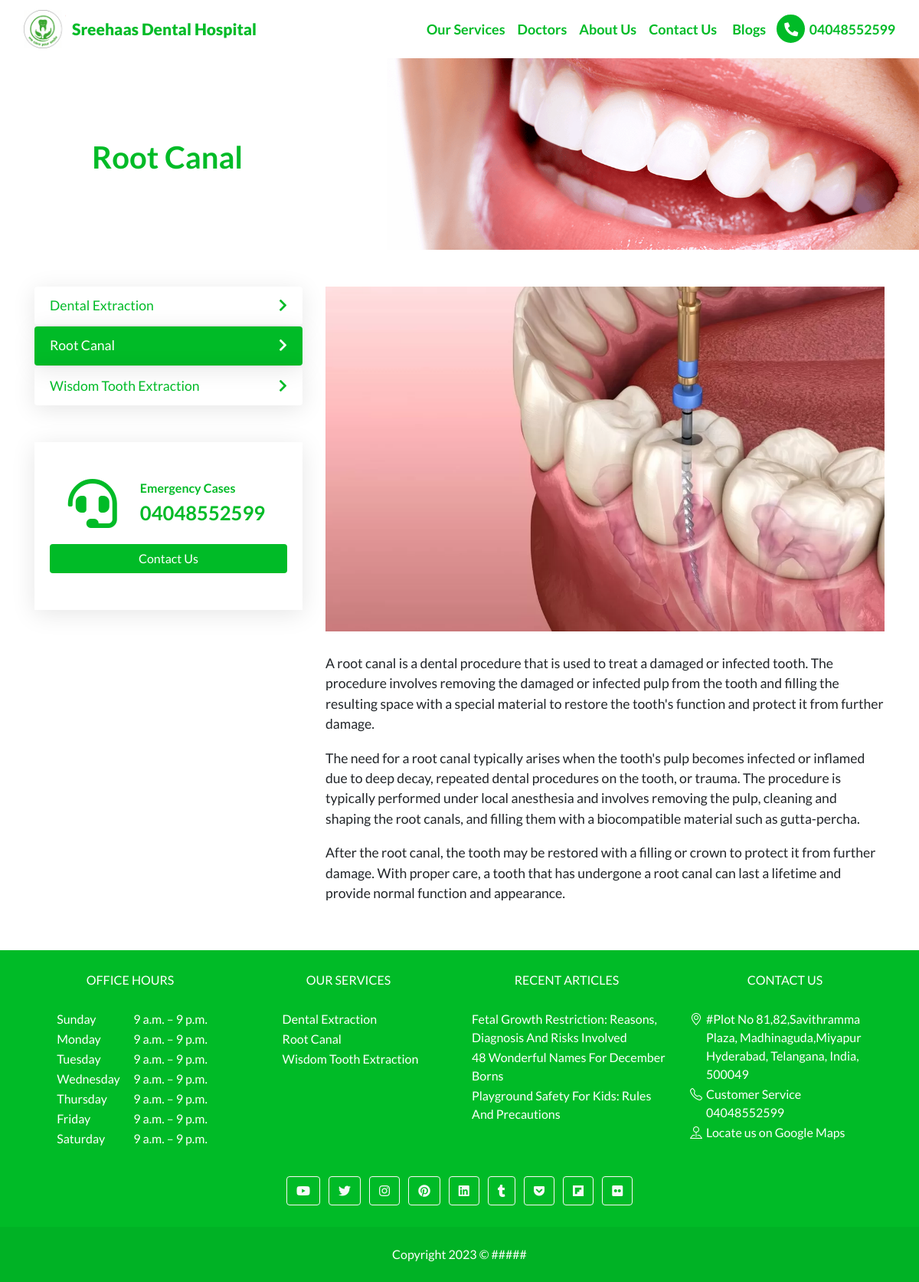
Screenshot of /services/root-canal/ with the database file from the repository.
### web_app/models.py (models this page shows, shortened)
class CustomSiteContent(models.Model):
    STATUS_CHOICE = (
        ("draft", "Draft"),
        ("published", "Published")
    )
    site_name = models.CharField(max_length=255)
    site_url = models.CharField(max_length=255)
    logo = models.ImageField(upload_to="logo/")
    favicon = models.ImageField(upload_to="logo/")
    nav_brand_html = RichTextUploadingField()
    nav_html = RichTextUploadingField()
    footer_html = RichTextUploadingField(null=True, blank=True)
    nav_icon_html = models.CharField(max_length=255, null=True, blank=True)
    social_links_html = models.TextField(null=True, blank=True)
    script = models.TextField(null=True, blank=True)
    copyright_text = models.CharField(max_length=255, null=True, blank=True)
    status = models.CharField(max_length=20, choices=STATUS_CHOICE, default="draft")
    created_at = models.DateTimeField(auto_now_add=True)
    updated_at = models.DateTimeField(auto_now=True)

class Service(models.Model):
    STATUS_CHOICE = (
        ("draft", "Draft"),
        ("published", "Published")
    )
    name = models.CharField(max_length=255)
    slug = models.SlugField(max_length=255)
    type = models.CharField(max_length=255)
    additional_type= models.CharField(max_length=255, null=True, blank=True, help_text="https://en.wikipedia.org/wiki/Clear_aligners")
    brand= models.CharField(max_length=100, null=True, blank=True)
    description = models.TextField()
    disambiguating_description = models.CharField(max_length=255, null=True, blank=True)
    image = models.ImageField(upload_to='images')
    image_caption = models.CharField(max_length=255)
    potential_action = models.CharField(max_length=255, null=True, blank=True, help_text="Call for a free consultation")
    is_part_of=models.URLField(max_length=255, default="https://soumyahospitals.com")
    reviewed_by = models.ForeignKey(Doctor, on_delete=models.CASCADE, related_name="service_reviewed_by")
    content = RichTextUploadingField(help_text="content will display in frontend only")
    status = models.CharField(max_length=20, choices=STATUS_CHOICE, default="Draft")

class ContactPoint(models.Model):
    business = models.ForeignKey(Business, on_delete=models.CASCADE)
    type = models.CharField(max_length=255,default="ContactPoint")
    contactType = models.CharField(max_length=255)
    telephone = models.CharField(max_length=255)
    email = models.CharField(max_length=255)

class OpeningHours(models.Model):
    business = models.ForeignKey(Business, on_delete=models.CASCADE)
    day = models.CharField(max_length=255, choices=STATUS_CHOICE)
    timming = models.CharField(max_length=255)

class Adress(models.Model):
    business = models.ForeignKey(Business, on_delete=models.CASCADE, default="PostalAddress")
    type = models.CharField(max_length=255)
    postalCode = models.CharField(max_length=255)
    addressRegion = models.CharField(max_length=255)
    addressCountry = models.CharField(max_length=255)
    streetAddress = models.CharField(max_length=500)
    addressLocality = models.CharField(max_length=500)

### guides/models.py (models this page shows, shortened)
class Blog(models.Model):
    STATUS_CHOICE = (
        ("draft", "Draft"),
        ("published", "Published")
    )
    meta_title = models.CharField(max_length=500)
    meta_desc = models.CharField(max_length=500)
    url_slug = models.SlugField(max_length=500, unique=True)
    content = RichTextUploadingField()
    toc = RichTextUploadingField(verbose_name="Table of Content", null=True, blank=True)
    featured_image = models.ImageField(upload_to="guides_featured_image/",null=True,blank=True)
    category = models.CharField(max_length=255, null=True, blank=True)
    publisher = models.ForeignKey(Business, on_delete=models.CASCADE)
    created_by = models.ForeignKey(Doctor, on_delete=models.CASCADE, related_name="blog_created_by")
    reviewed_by = models.ForeignKey(Doctor, on_delete=models.CASCADE, related_name="blog_reviewed_by")
    reviewed_at = models.DateTimeField()
    auto_gen_toc = models.BooleanField(verbose_name="Auto Generate Table of Content",default=True)
    status = models.CharField(max_length=20, choices=STATUS_CHOICE, default="Draft")
    category_slug = models.SlugField(max_length=255, null=True, blank=True)
    created_at = models.DateTimeField(auto_now_add=True)
    updated_at = models.DateTimeField(auto_now=True)

### web_app/views.py (the view)
# urls.py: path('services/<slug:service_name>/',services,name='services'),
def services(requests,service_name):
    requests.extra_context = {"page_url" : "services/{{x}}"}
    service_obj = get_object_or_404(Service,slug=service_name,status="published")
    provider_obj = Business.objects.all().first()
    k=CustomPageContent.objects.filter(url="services/{{x}}")
    context={
        "service_obj":service_obj,
        "provider":provider_obj.map_id,
        "contact_number":provider_obj.contactpoint_set.all().first().telephone,
        "all_services": Service.objects.all(),
        "service_name":service_name,
        "customdata":k[0]
    }
    requests.extra_context["context"] = context
    return render(requests,template_name="web_app/service_page.html",context=context)

### web_app/utils.py (called while the page is built)
def renderTemplate(content,context):
    template = Template(content)
    context = Context(context)
    content = template.render(context)
    return content

### web_app/templates/web_app/service_page.html (shortened to what this page needs)
{% extends 'base.html' %}
{% load static %}
{% block style %}
<link rel="stylesheet" href="{% static 'css/services.css' %}">
{% endblock style %}
{% block body %}
<div class="container my-5">
    <div class="row">
        <div class="col-lg-4 order-lg-1 order-2 mt-lg-0 mt-5">
            <ul id="all-services">
                {% for service in all_services %}
                    <a href="{% url 'web_app:services' service.slug %}" style="text-decoration: none;">
                    {% if service.slug == service_name %}
                        <li class="primary-theme card-effect">
                            {{service.name}}
                            <i class="float-right mt-1 fas fa-chevron-right"></i>
                        </li>
                    {% else %}
                        <li class="card-effect">
                            {{service.name}}
                            <i class="float-right mt-1 fas fa-chevron-right"></i>
                        </li>
                    {% endif %}
                    </a>
                {% endfor %}
            </ul>
            <div class="card-effect mt-5 py-5" style="color: var(--primary-bg);">
                <div class="row justify-content-center">
                    <div class="col-auto">
                        <i class="fas fa-4x fa-headset"></i>
                    </div>
                    <div class="col-auto font-weight-bold">
                        <span>Emergency Cases</span>
                        <h2>{{contact_number}}</h2>
                    </div>
                </div>
                <a class="btn btn-default w-100 primary-theme mt-3" href="/contact-us/" role="button">Contact Us</a>
            </div>
        </div>
        <div class="col-lg-8 order-lg-2 order-1">
            <div class="img-bg-div" style="background-image: url('{{service_obj.image.url}}');"></div>
            <br>
            {{service_obj.content|safe}}
        </div>
    </div>
</div>
{% endblock body %}

### web_app/templates/base.html (shortened to what this page needs)
{% load static %}
<!doctype html>
<html lang="en">
<head>
    <link href="https://cdnjs.cloudflare.com/ajax/libs/font-awesome/5.15.1/css/all.min.css" rel="stylesheet" />
    <link rel="stylesheet" href="https://cdnjs.cloudflare.com/ajax/libs/bootstrap/4.6.2/css/bootstrap.min.css">
    <link rel="stylesheet" href="https://cdn.jsdelivr.net/npm/bootstrap-icons@1.10.3/font/bootstrap-icons.css">
    <link rel="stylesheet" href="{% static 'css/global.css' %}">
    <link rel="stylesheet" href="{% static 'css/admin.css' %}">
    {% block style %}
    {% endblock style %}
</head>
<body>
    <nav class="navbar navbar-expand-lg navbar-dark secondary-theme">
        <div class="container-fluid">
            <span class="navbar-brand">
                <a href="/">
                    {% if custom_site_content_obj.nav_brand_html %}
                        {{custom_site_content_obj.nav_brand_html|safe}}
                    {% endif %}
                </a>
            </span>
            <div class="collapse navbar-collapse" id="navbarToggler">
                {% if custom_site_content_obj.nav_html %}
                    {{custom_site_content_obj.nav_html|safe}}
                {% endif %}
            </div>
        </div>
    </nav>
    {% if request.path != "/" %}
    <div class="cover-img-bg-div" style="background-image: url('{{top_img.url}}');">
        <h1 class="title">{{cover_img_title}}</h1>
    </div>
    {% endif %}
    <div style="min-height: 70vh;">
    {% block body %}
    {% endblock body %}
    </div>
    <footer class="text-lg-start primary-theme">
        <section class="pt-4">
            <div class="container">
                <div class="row">
                    <div class="col-md-3 col-lg-3 col-xl-3 mx-auto mb-4">
                        <h6 class="text-center text-uppercase fw-bold mb-4">
                            Office Hours
                        </h6>
                        <table style="margin: auto;">
                            <tbody>
                                {% for i in oh %}
                                <tr>
                                    <td style="width:100px;">{{i.day}}</td>
                                    <td>{{i.timming}}</td>
                                </tr>
                                {% endfor %}
                            </tbody>
                        </table>
                    </div>
                     <div class="col-md-3 col-lg-3 col-xl-3 mx-auto mb-4">
                        <h6 class="text-center text-uppercase fw-bold mb-4">
                            Our Services
                        </h6>
                        <table style="margin: auto;">
                            <tbody>
                                {% for i in six_services_obj %}
                                <tr>
                                    <td><a href="{% url 'web_app:services' i.slug %}" target="_blank"  class="text-white">{{i.name}}</a></td>
                                </tr>
                                {% endfor %}
                            </tbody>
                        </table>
                    </div>
                      <div class="col-md-3 col-lg-3 col-xl-3 mx-auto mb-4">
                        <h6 class="text-center text-uppercase fw-bold mb-4">
                            Recent Articles
                        </h6>
                        <table style="margin: auto;">
                            <tbody>
                                {% for article in recent_articles %}
                                <tr>
                                    <td><a href="{% url 'guides:blog_url' article.url_slug %}" target="_blank"  class="text-white">{{article.meta_title}}</a></td>
                                </tr>
                                {% endfor %}
                            </tbody>
                        </table>
                    </div>
                    <div class="col-md-3 col-lg-3 col-xl-3 mx-auto mb-4">
                        <h6 class="text-center text-uppercase fw-bold mb-4">Contact Us</h6>
                         <table style="margin: auto;">
                            <tbody>
                                {% for i in add %}
                                <tr>
                                    <td style="vertical-align: top;width: 21px;"><i class="bi bi-geo-alt"></i></td>
                                    <td>{{i.streetAddress}}, {{i.addressLocality}}
                                        {{i.addressRegion}}, {{i.addressCountry}}, {{i.postalCode}}</td>
                                </tr>
                                {% endfor %}
                                {% for i in ct %}
                                <tr>
                                    <td style="vertical-align: top;width: 21px;"><i class="bi bi-telephone"></i></td>
                                    <td>{{i.contactType}}<br>{{i.telephone}}</td>
                                </tr>
                                {% endfor %}
                                <tr>
                                    <td style="vertical-align: top;width: 21px;"><i class="bi bi-pin-map"></i></i></td>
                                    <td style="word-break: break-all;"><a href="{{map_id}}" target="_blank"  class="text-white">Locate us on Google Maps</a></td>
                                </tr>
                            </tbody>
                        </table>
                    </div>
                </div>
            </div>
        </section>
        {% if custom_site_content_obj.social_links_html %}
            {{custom_site_content_obj.social_links_html|safe}}
        {% endif %}
        <div class="text-center p-4" style="background-color: rgba(0, 0, 0, 0.05);">
            {{custom_site_content_obj.copyright_text|safe}}
        </div>
    </footer>
</body>
</html>

### web_app/static/css/global.css (style rules this page uses)
:root { --primary-bg: #00BB27; --secondary-bg: white; --primary-text: white; --secondary-text: black; --gray-bg-light: #e9ecef; --gray-bg-dark: #dfe0e1; }
body { font-family: 'Lato', sans-serif; }
.primary-theme { background-color: var(--primary-bg) !important; color: var(--primary-text) !important; }
.secondary-theme { background-color: var(--secondary-bg) !important; color: var(--secondary-text) !important; }
.secondary-theme .nav-link { color: var(--primary-bg) !important; font-weight: 700; font-size: large; }
.round-icon i { padding: 10px; width: 41.2px; height: 41.2px; font-size: large; text-align: center; text-decoration: none; border: 2px solid; color: white; border-color: white; background-color: var(--primary-bg); border-radius: 50%; }
.secondary-theme a.round-icon { text-decoration: none; color: var(--primary-bg) !important; }
p { font-size: 1.1rem; padding-top: 5px; padding-bottom: 5px; margin-bottom: 0.5rem !important; }
li { font-size: 1.1rem; }
.h1, h1 { font-size: 1.8rem !important; font-weight: bold; }
.h2, h2 { font-size: 1.6rem !important; font-weight: bold; }
.h1, h1, .h2, h2, .h3, h3, .h4, h4, .h5, h5, .h6, h6 { padding-left: 0px; padding-right: 5px; padding-top: 5px; padding-bottom: 5px; margin-bottom: 0.25rem; }
.navbar-brand a { text-decoration: none; }
.navbar-brand .site-name { color:var(--primary-bg); font-weight: 900; text-align: center; font-size: 21px; }
.cover-img-bg-div { height: 250px; width: 100%; background-repeat: no-repeat; background-position: center; background-size: cover; color: var(--primary-bg); }
.cover-img-bg-div .title { position: relative; top: 40%; left: 10%; font-weight: bold; max-width: 50%; font-size: 2.5rem !important; }

### web_app/static/css/services.css (style rules this page uses)
.img-bg-div { height: 450px; width: 100%; background-repeat: no-repeat; background-position: center; background-size: cover; }
#all-services { list-style: none; padding-left: 0; margin-bottom: 0; }
.card-effect { padding: .75rem 1.25rem; box-shadow: 0px 5px 30px rgba(0, 0, 0, 0.1); }
#all-services li { cursor: pointer; color: var(--primary-bg); margin-bottom: 2px; border-radius: 4px; }

### rows the page displays
CustomSiteContent: nav_brand_html (picture), nav_brand_html "Sreehaas Dental Hospital", nav_html "Our Services Doctors About Us Contact Us Blogs 04048552599", copyright_text "Copyright 2023 © #####"
Service: name "Dental Extraction"
Service: name "Root Canal", image (picture), content "A root canal is a dental procedure that is used to treat a damaged or infected tooth. The procedure involves removing the damaged or infected pulp from the tooth and filling the resulting space with a special material to restore the tooth's function and protect it from further damage. The need for a root canal typically arises when the tooth's pulp becomes infected or inflamed due to deep decay, repeated dental procedures on the tooth, or trauma. The procedure is typically performed under local anesthesia and involves removing the pulp, cleaning and shaping the root canals, and filling them with a biocompatible material such as gutta-percha. After the root canal, the tooth may be restored…"
Service: name "Wisdom Tooth Extraction"
ContactPoint: telephone "04048552599", contactType "Customer Service"
OpeningHours: day "Sunday", timming "9 a.m. – 9 p.m."
OpeningHours: day "Monday", timming "9 a.m. – 9 p.m."
OpeningHours: day "Tuesday", timming "9 a.m. – 9 p.m."
OpeningHours: day "Wednesday", timming "9 a.m. – 9 p.m."
OpeningHours: day "Thursday", timming "9 a.m. – 9 p.m."
OpeningHours: day "Friday", timming "9 a.m. – 9 p.m."
OpeningHours: day "Saturday", timming "9 a.m. – 9 p.m."
Blog: meta_title "Fetal Growth Restriction: Reasons, Diagnosis And Risks Involved"
Blog: meta_title "48 Wonderful Names For December Borns"
Blog: meta_title "Playground Safety For Kids: Rules And Precautions"
Adress: streetAddress "#Plot No 81,82,Savithramma Plaza", addressLocality "Madhinaguda,Miyapur", addressRegion "Hyderabad, Telangana", addressCountry "India", postalCode "500049"

### other values shown
{{ cover_img_title }} "Root Canal"
